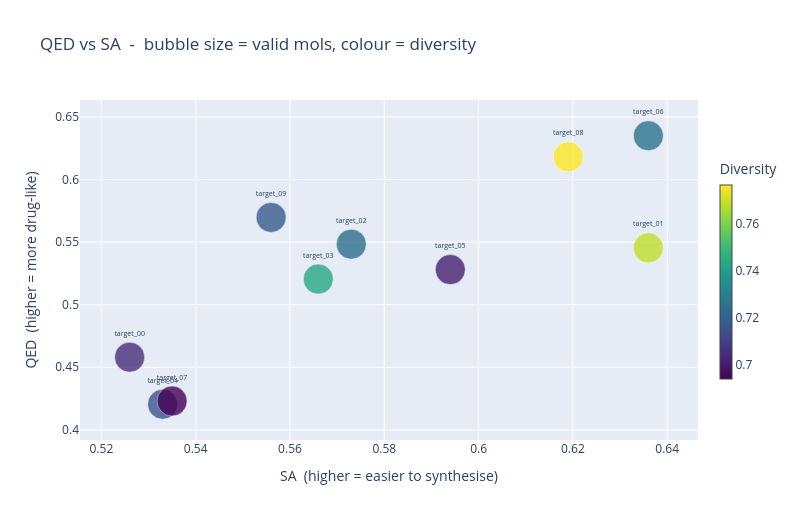

The notebook cell this image was saved under:
### Code cell
# Section 5 - QED vs SA scatter, sized by sample count, coloured by diversity.
fig_scatter = go.Figure(go.Scatter(
    x=df["sa"], y=df["qed"], mode="markers+text",
    text=df.index, textposition="top center", textfont=dict(size=7),
    marker=dict(size=df["n_valid"] * 3, color=df["diversity"],
                colorscale="Viridis", showscale=True,
                colorbar=dict(title="Diversity", thickness=12, len=0.7),
                opacity=0.8, line=dict(width=0.5, color="white")),
    hovertemplate=("<b>%{text}</b><br>SA=%{x:.2f}  QED=%{y:.3f}<br>"
                   "Diversity=%{marker.color:.3f}<extra></extra>"),
))
fig_scatter.update_layout(
    title="QED vs SA  -  bubble size = valid mols, colour = diversity",
    xaxis_title="SA  (higher = easier to synthesise)",
    yaxis_title="QED  (higher = more drug-like)",
    width=800, height=520,
)
fig_scatter.show()

### Figure 1 — Plotly figure (JSON) as saved in the notebook; plotly's stock layout.template omitted (floating-point values rounded to 4 significant figures)
{"data": [{"hovertemplate": "<b>%{text}</b><br>SA=%{x:.2f}  QED=%{y:.3f}<br>Diversity=%{marker.color:.3f}<extra></extra>", "marker": {"color": [0.7044, 0.7688, 0.7236, 0.7437, 0.7157, 0.7008, 0.7258, 0.6939, 0.7766, 0.7174], "colorbar": {"len": 0.7, "thickness": 12, "title": {"text": "Diversity"}}, "colorscale": [[0, "#440154"], [0.1111, "#482878"], [0.2222, "#3e4989"], [0.3333, "#31688e"], [0.4444, "#26828e"], [0.5556, "#1f9e89"], [0.6667, "#35b779"], [0.7778, "#6ece58"], [0.8889, "#b5de2b"], [1, "#fde725"]], "line": {"color": "white", "width": 0.5}, "opacity": 0.8, "showscale": true, "size": [30, 30, 30, 30, 30, 30, 30, 30, 30, 30]}, "mode": "markers+text", "text": ["target_00", "target_01", "target_02", "target_03", "target_04", "target_05", "target_06", "target_07", "target_08", "target_09"], "textfont": {"size": 7}, "textposition": "top center", "type": "scatter", "x": [0.526, 0.636, 0.573, 0.566, 0.533, 0.594, 0.636, 0.535, 0.619, 0.556], "y": [0.4581, 0.5454, 0.5484, 0.5205, 0.4205, 0.5281, 0.635, 0.423, 0.6181, 0.5697]}], "layout": {"height": 520, "title": {"text": "QED vs SA  -  bubble size = valid mols, colour = diversity"}, "width": 800, "xaxis": {"title": {"text": "SA  (higher = easier to synthesise)"}}, "yaxis": {"title": {"text": "QED  (higher = more drug-like)"}}}}
